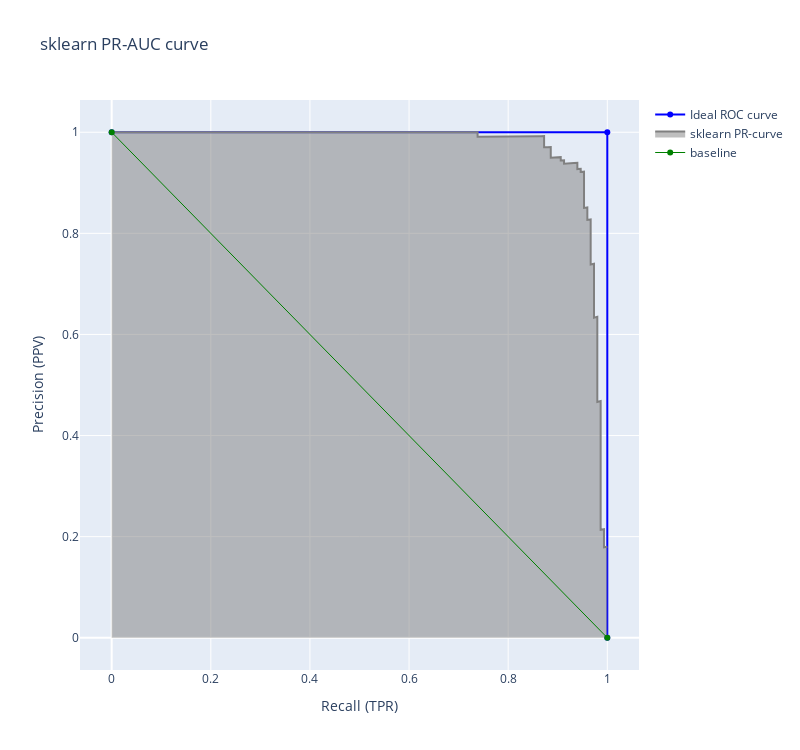

Write notebook code for a chart like this one.
### Markdown cell above
### Linear regression PR-curve

### Code cell
predictions = lr.predict_proba(X_test)             # array of probabilities [0,1]
precision1, recall1, thres = precision_recall_curve( y_test, predictions[:,1]) # select the second dimension with class 1 probabilities

fig = go.Figure()
fig.add_trace(go.Scatter(x=[0,1,1], y=[1,1,0], name='Ideal ROC curve',line=dict(color="blue", width=2)))
fig.add_trace(go.Scatter(  x= recall1,  y= precision1, mode='lines', fill= 'tozeroy', name= "sklearn PR-curve" , 
                         line=dict(color="grey", width=2))
)

fig.add_trace(go.Scatter(x=[0,1], y=[1,0], name="baseline",line=dict(color="Green", width=1)))
fig.update_layout(title= "sklearn PR-AUC curve", xaxis_title="Recall (TPR)", yaxis_title="Precision (PPV)", width=800, height=750 )
fig.show()

### Figure 1 — Plotly figure (JSON) as saved in the notebook; plotly's stock layout.template omitted (floating-point values rounded to 4 significant figures; data arrays with more than 128 entries replaced by an {"elided": "..."} marker saying what was removed)
{"data": [{"line": {"color": "blue", "width": 2}, "name": "Ideal ROC curve", "type": "scatter", "x": [0, 1, 1], "y": [1, 1, 0]}, {"fill": "tozeroy", "line": {"color": "grey", "width": 2}, "mode": "lines", "name": "sklearn PR-curve", "type": "scatter", "x": {"elided": "799 float values"}, "y": {"elided": "799 float values"}}, {"line": {"color": "Green", "width": 1}, "name": "baseline", "type": "scatter", "x": [0, 1], "y": [1, 0]}], "layout": {"height": 750, "title": {"text": "sklearn PR-AUC curve"}, "width": 800, "xaxis": {"title": {"text": "Recall (TPR)"}}, "yaxis": {"title": {"text": "Precision (PPV)"}}}}
